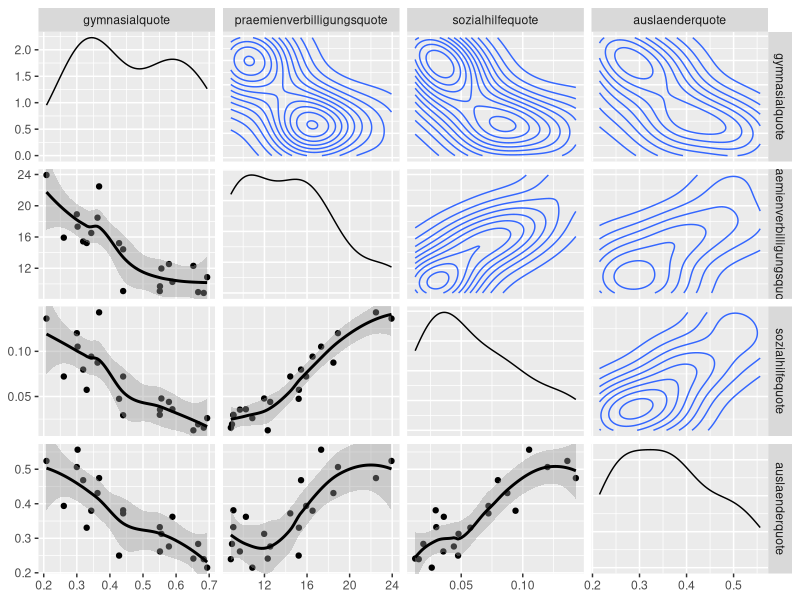
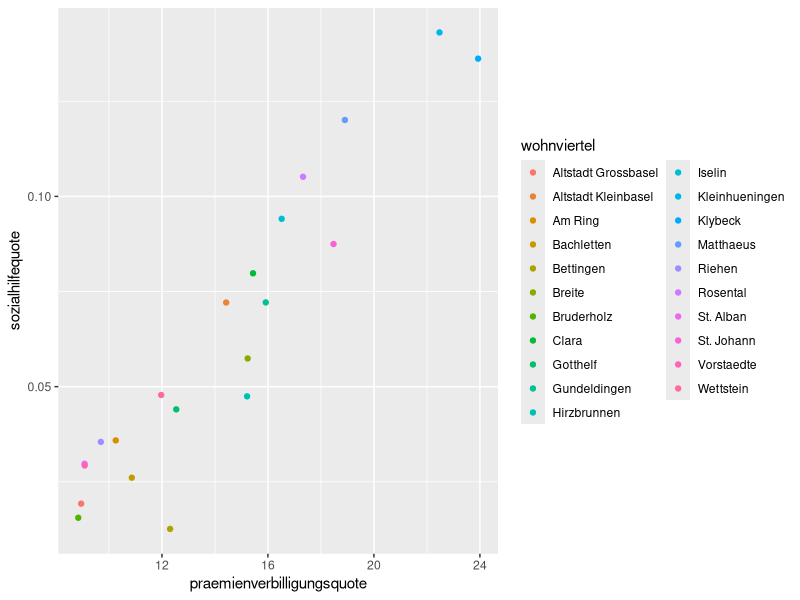

Generate these figures, in order, with R:
# read taxation data
library(tidyverse)
library(GGally)

dat <- readr::read_csv('data/data.csv') %>% 
  mutate(auslaenderquote = auslaender/population)

ggpairs(data = dat, 
        columns = ends_with('quote', vars = names(dat)),
        upper = list(continuous = 'density'),
        diag = list(continuous = 'densityDiag'),
        lower = list(continuous = 'smooth_loess')
        )

ggplot(dat, aes(x=praemienverbilligungsquote, y=sozialhilfequote, color=wohnviertel)) + 
  geom_point()
